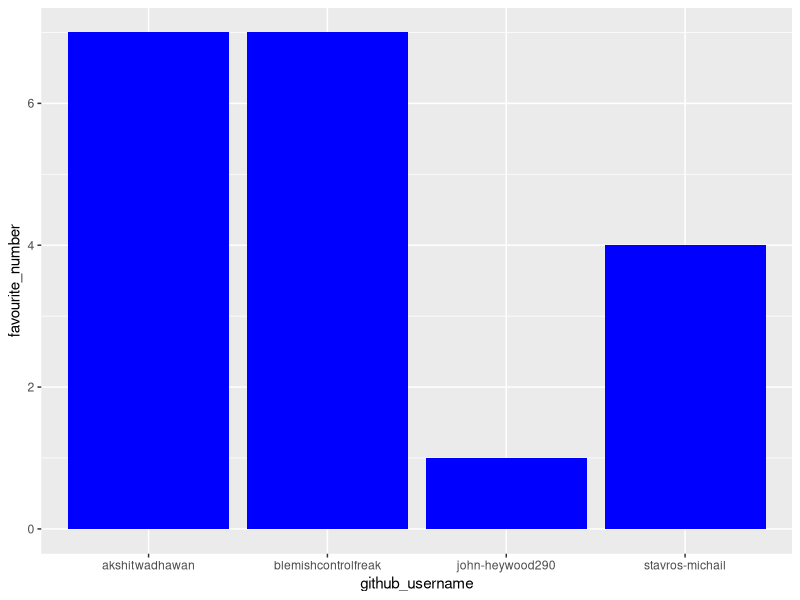
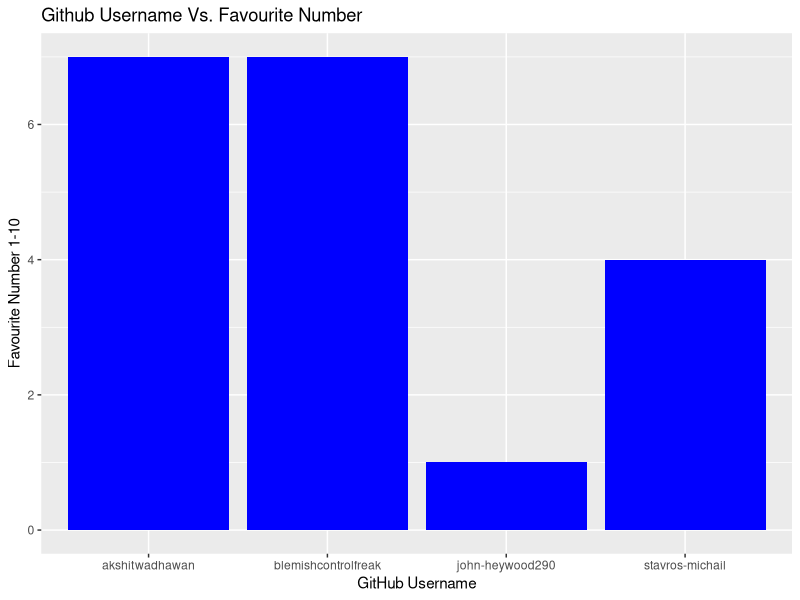
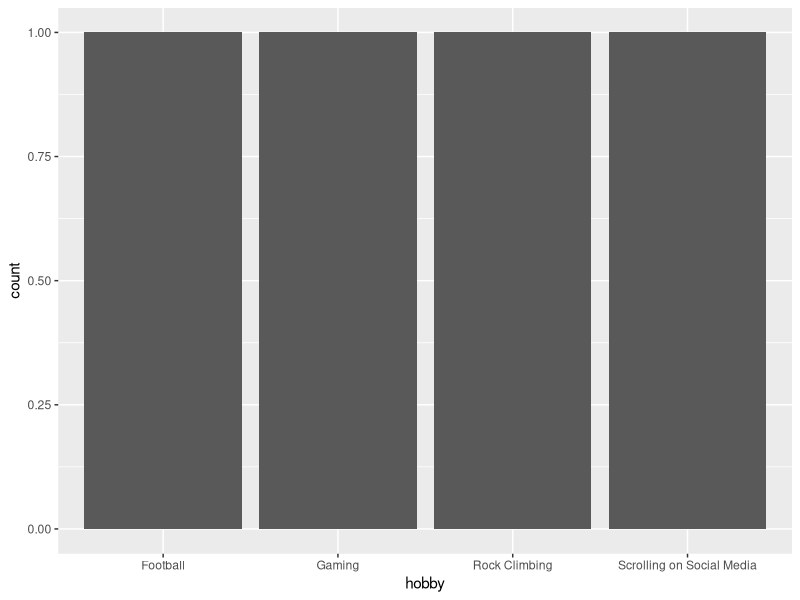

Generate these figures, in order, with R:
## ---- chunk 1
library(tidyverse) 
## ---- chunk 2
team_data <- tibble(
  name = c("Akshit","Akki", "John", "Steve"),
  github_username = c("akshitwadhawan","blemishcontrolfreak", "john-heywood290", "stavros-michail"),
  colour = c("blue","blue", "blue", "blue"
             ),
  hobby = c("Gaming", "Rock Climbing", "Football", 
            "Scrolling on Social Media"),
  favourite_number = c(7 ,7 ,1 ,4 )
  )

team_data
## ---- chunk 3
p1 <- ggplot(data = team_data, 
             mapping = aes(x = github_username, 
                           y = favourite_number,
                           fill = colour), 
             ) +
   geom_col() +
   scale_fill_identity()
p1
## ---- chunk 4
p1 + labs(x = "GitHub Username", 
          y = "Favourite Number 1-10",
          title = "Github Username Vs. Favourite Number")
## ---- chunk 5
p2 <- ggplot(team_data, aes(x = hobby)) +
  geom_bar()
p2
